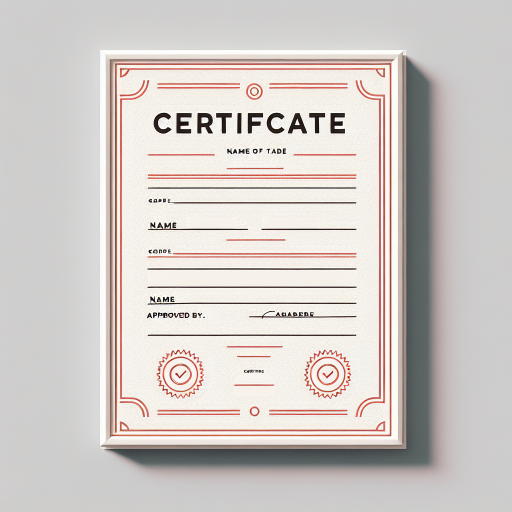
#> input picture image_generation/raw_generated_3.png, 1024 x 1024 px (shown at 1/2 size)
$ python cropping_raw_img.py
#> lines starting #> are read from the running program, lines starting #| are printed output that depends on the picture
import cv2

image_path = 'raw_generated_3.png'
image = cv2.imread(image_path)
#> image is the input picture: shape (1024, 1024, 3); mean B, G, R 199.3, 202.8, 209.1

# Check if the image is successfully loaded
if image is None:
    print(f"Error: Unable to load the image from {image_path}")
    print("Make sure the file path is correct and the image file is valid.")
    exit()

# Specify the desired window size (adjust as needed)
window_size = (800, 600)

# Resize the image to fit within the specified window size
height, width, _ = image.shape
#> height = 1024; width = 1024
if width > window_size[0] or height > window_size[1]:
    scale = min(window_size[0] / width, window_size[1] / height)
#> scale = 0.586
    image = cv2.resize(image, (int(width * scale), int(height * scale)))
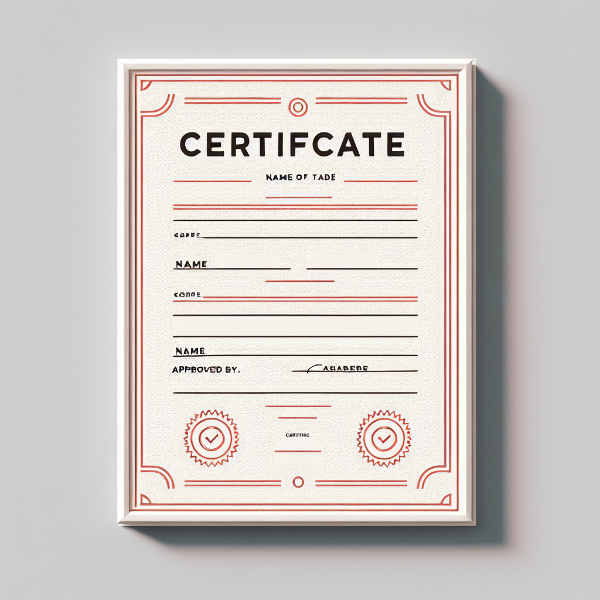
#> image: shape (600, 600, 3); mean B, G, R 199.2, 202.6, 209


roi_corners, cropping = [], False

# Mouse callback function
def click_and_crop(event, x, y, flags, param):
    global roi_corners, cropping, image
    if event == 1:
        roi_corners, cropping = [(x, y)], True
    elif event == 4:
        roi_corners.append((x, y))
        if cropping:
            # Create a copy of the image to draw the rectangle on
            img_copy = image.copy()
            cv2.rectangle(img_copy, roi_corners[0], roi_corners[1], (0, 255, 0), 2)
            cv2.imshow('Image', img_copy)

cv2.namedWindow('Image')
cv2.setMouseCallback('Image', click_and_crop)

while True:
    cv2.imshow('Image', image)
    key = cv2.waitKey(1) & 0xFF
#> (key q is pressed here)
    if key in [ord('c'), ord('q')]: break

if len(roi_corners) == 2 and cropping:
    cropped_image = image[roi_corners[0][1]:roi_corners[1][1], roi_corners[0][0]:roi_corners[1][0]]
    cv2.imwrite('asset_5.png', cropped_image)
    print('Image cropped and saved as "cropped.png"')
else:
    print('Please select a valid region before pressing "c"')

# Close all OpenCV windows
cv2.destroyAllWindows()

$ run again, with image_generation/raw_generated_1.png copied over image_generation/raw_generated_3.png
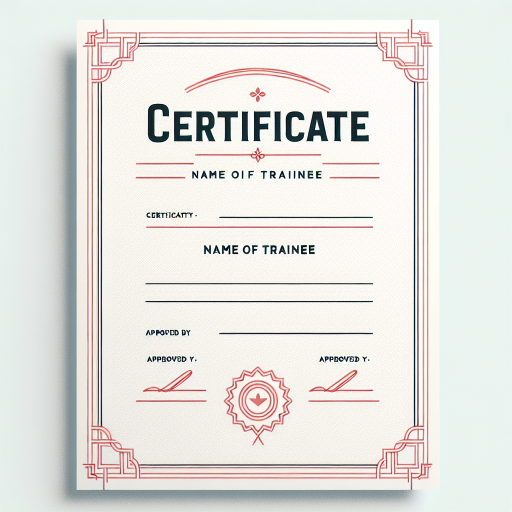
#> input picture image_generation/raw_generated_1.png, 1024 x 1024 px (shown at 1/2 size)
#> image is the input picture: shape (1024, 1024, 3); mean B, G, R 223.6, 227.6, 229.1
#> `image = cv2.resize(image, (int(width * scale), int(height * scale)))`:
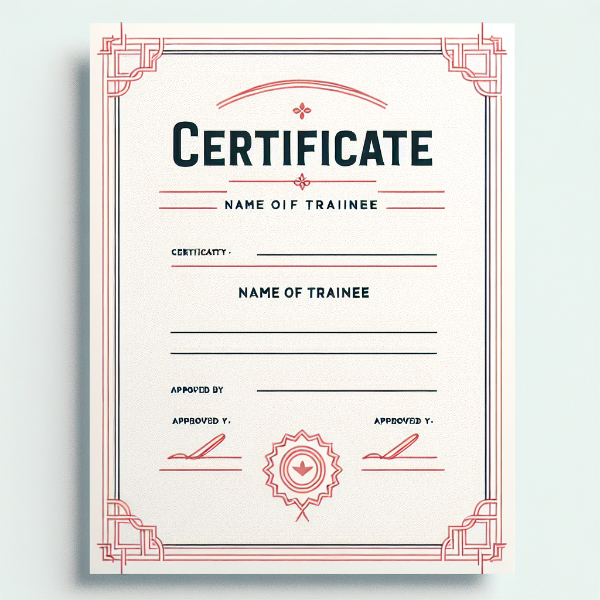
#> image: shape (600, 600, 3); mean B, G, R 223.4, 227.5, 229

$ run again, with image_generation/raw_generated_2.png copied over image_generation/raw_generated_3.png
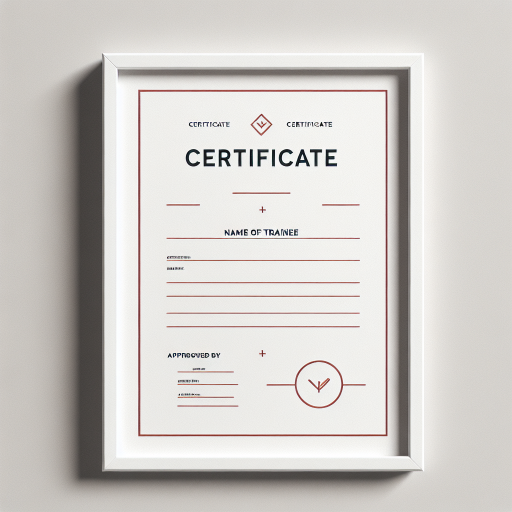
#> input picture image_generation/raw_generated_2.png, 1024 x 1024 px (shown at 1/2 size)
#> image is the input picture: shape (1024, 1024, 3); mean B, G, R 201, 204.6, 207.9
#> `image = cv2.resize(image, (int(width * scale), int(height * scale)))`:
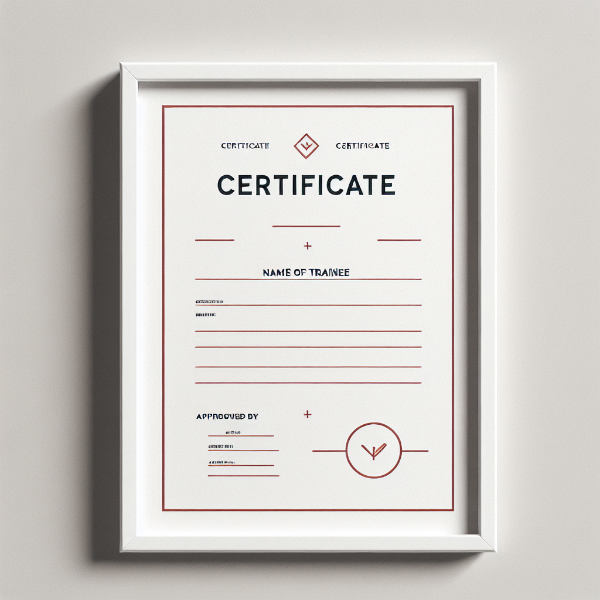
#> image: shape (600, 600, 3); mean B, G, R 200.8, 204.5, 207.8

$ run again, with image_generation/raw_generated_4.png copied over image_generation/raw_generated_3.png
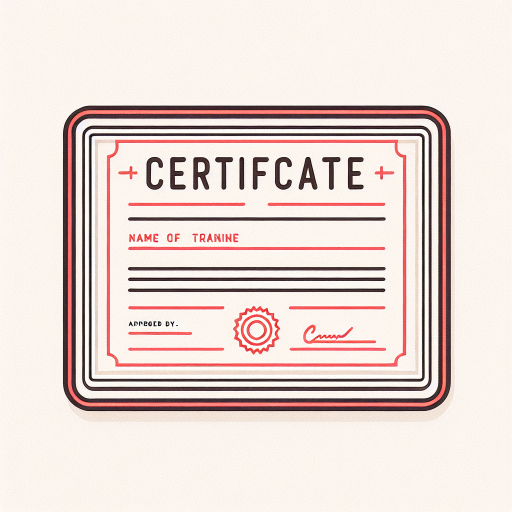
#> input picture image_generation/raw_generated_4.png, 1024 x 1024 px (shown at 1/2 size)
#> image is the input picture: shape (1024, 1024, 3); mean B, G, R 212.3, 217.7, 232.4
#> `image = cv2.resize(image, (int(width * scale), int(height * scale)))`:
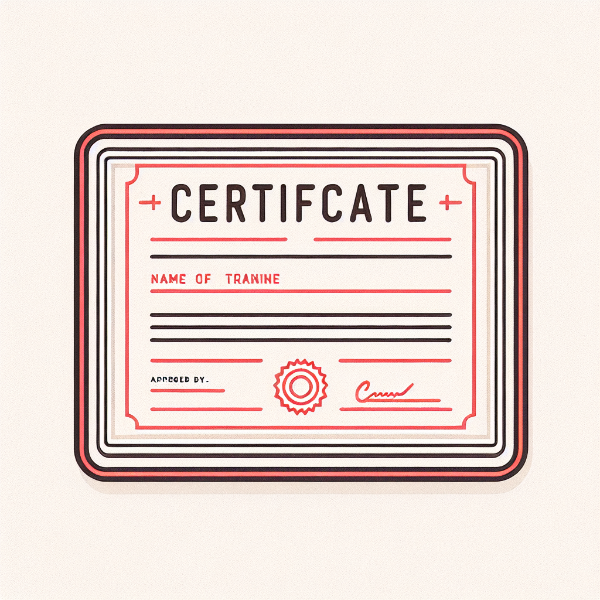
#> image: shape (600, 600, 3); mean B, G, R 212.3, 217.7, 232.4
